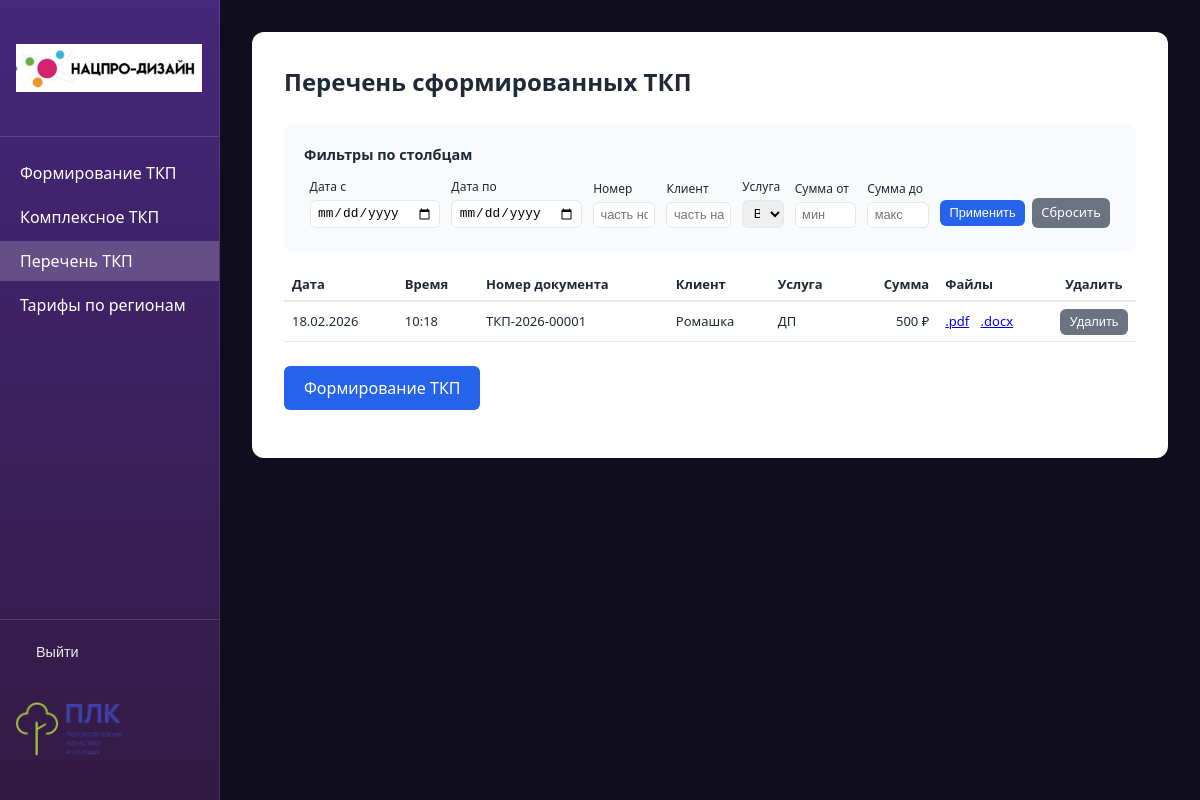
Before: /table/ (signed in) with the older database file.
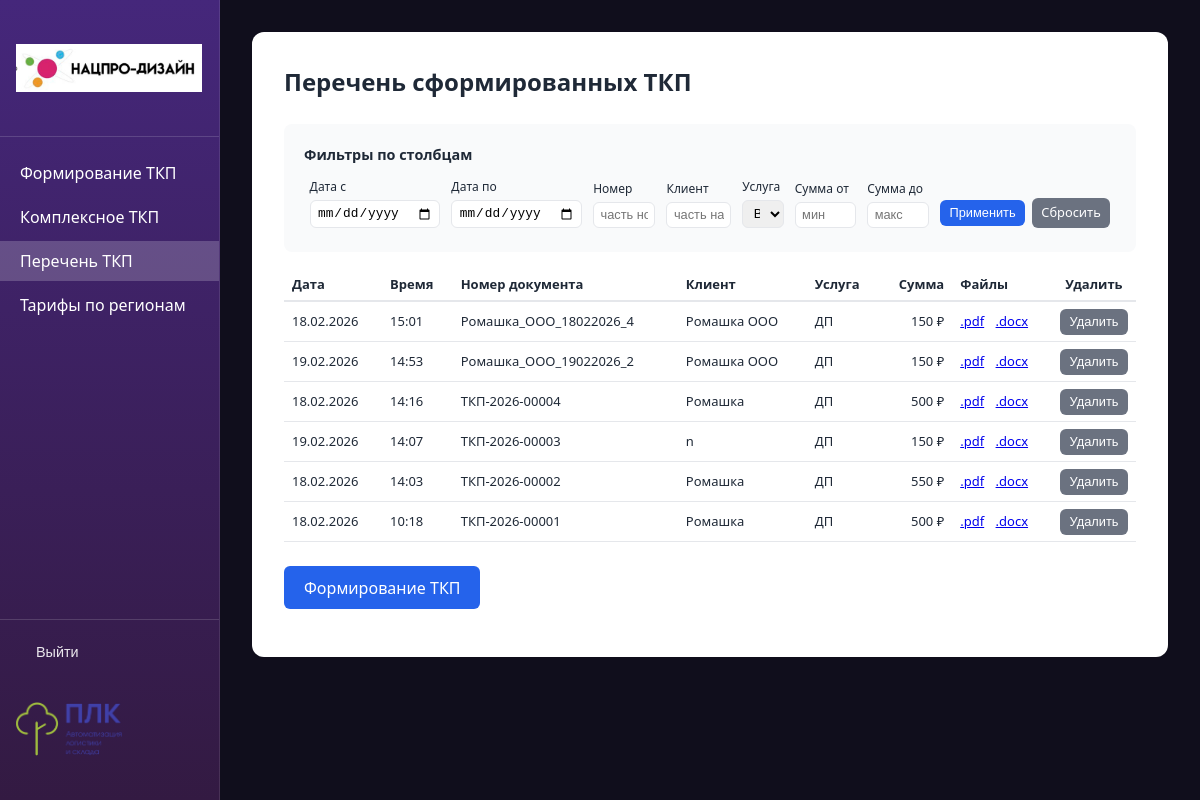
After: the same page with the newer database file.
### proposals/models.py (models this page shows, shortened)
class TKPRecord(models.Model):
    date = models.DateField('Дата')
    number = models.CharField('Номер документа', max_length=150, unique=True)
    client = models.CharField('Клиент', max_length=255, blank=True)
    service = models.CharField('Услуга', max_length=255)
    sum_total = models.DecimalField('Сумма', max_digits=15, decimal_places=2, default=0)
    created_at = models.DateTimeField('Создано', auto_now_add=True)
    class Meta:
        verbose_name = 'Запись ТКП'
        verbose_name_plural = 'Записи ТКП'
        ordering = ['-created_at']

### proposals/views.py (the view, shortened to what this page needs)
# urls.py: path('table/', views.table_view, name='table'),
@login_required
@require_http_methods(['GET', 'POST'])
def table_view(request):
    records = TKPRecord.objects.all()
    date_from = request.GET.get('date_from', '').strip()
    date_to = request.GET.get('date_to', '').strip()
    number = request.GET.get('number', '').strip()
    client = request.GET.get('client', '').strip()
    service = request.GET.get('service', '').strip()
    sum_min = request.GET.get('sum_min', '').strip()
    sum_max = request.GET.get('sum_max', '').strip()
    if date_from:
        try:
            d = datetime.strptime(date_from, '%Y-%m-%d').date()
            records = records.filter(date__gte=d)
        except ValueError:
            pass
    if date_to:
        try:
            d = datetime.strptime(date_to, '%Y-%m-%d').date()
            records = records.filter(date__lte=d)
        except ValueError:
            pass
    if number:
        records = records.filter(number__icontains=number)
    if client:
        records = records.filter(client__icontains=client)
    if service:
        records = records.filter(service=service)
    if sum_min:
        try:
            records = records.filter(sum_total__gte=Decimal(sum_min.replace(',', '.')))
        except (ValueError, Exception):
            pass
    if sum_max:
        try:
            records = records.filter(sum_total__lte=Decimal(sum_max.replace(',', '.')))
        except (ValueError, Exception):
            pass
    services = list(TKPRecord.objects.values_list('service', flat=True).distinct().order_by('service'))
    context = {
        'records': records,
        'filters': {
            'date_from': date_from,
            'date_to': date_to,
            'number': number,
            'client': client,
            'service': service,
            'sum_min': sum_min,
            'sum_max': sum_max,
        },
        'services_list': services,
    }
    return render(request, 'proposals/table.html', context)

### proposals/templatetags/proposal_filters.py (called while the page is built)
@register.filter
def format_price(value):
    if value is None:
        return ''
    try:
        s = str(int(value))
    except (ValueError, TypeError):
        return str(value)
    n = len(s)
    if n <= 3:
        return s
    r = n % 3 or 3
    result = s[:r]
    for i in range(r, n, 3):
        result += ' ' + s[i:i + 3]
    return result

### proposals/templates/proposals/table.html (shortened to what the changed rows need)
{% extends "proposals/base.html" %}
{% load proposal_filters %}
{% block container_extra_class %}container--wide{% endblock %}
{% block content %}
<div style="overflow-x: auto;">
<h1>Перечень сформированных ТКП</h1>
<table class="table-tkp-list" style="width: 100%; border-collapse: collapse; margin-top: 1rem; font-size: 0.8125rem;">
    <thead>
        <tr style="border-bottom: 2px solid var(--border);">
            <th style="text-align: left; padding: 0.4rem 0.5rem;">Дата</th>
            <th style="text-align: left; padding: 0.4rem 0.5rem;">Время</th>
            <th style="text-align: left; padding: 0.4rem 0.5rem;">Номер документа</th>
            <th style="text-align: left; padding: 0.4rem 0.5rem;">Клиент</th>
            <th style="text-align: left; padding: 0.4rem 0.5rem;">Услуга</th>
            <th style="text-align: right; padding: 0.4rem 0.5rem;">Сумма</th>
            <th style="text-align: left; padding: 0.4rem 0.5rem;">Файлы</th>
            <th style="text-align: center; padding: 0.4rem 0.5rem; width: 5rem;">Удалить</th>
        </tr>
    </thead>
    <tbody>
        {% for r in records %}
        <tr style="border-bottom: 1px solid var(--border);">
            <td style="padding: 0.4rem 0.5rem;">{{ r.date|date:"d.m.Y" }}</td>
            <td style="padding: 0.4rem 0.5rem;">{{ r.created_at|time:"H:i" }}</td>
            <td style="padding: 0.4rem 0.5rem;">{{ r.number }}</td>
            <td style="padding: 0.4rem 0.5rem;">{{ r.client|default:"—" }}</td>
            <td style="padding: 0.4rem 0.5rem;">{{ r.service }}</td>
            <td style="padding: 0.4rem 0.5rem; text-align: right;">{{ r.sum_total|format_price }} ₽</td>
            <td style="padding: 0.4rem 0.5rem;">
                <a href="{% url 'proposals:download_file' 'pdf' %}?f={{ r.number|urlencode }}" class="table-file-link">.pdf</a>
                <a href="{% url 'proposals:download_file' 'docx' %}?f={{ r.number|urlencode }}" class="table-file-link">.docx</a>
            </td>
            <td style="padding: 0.4rem 0.5rem; text-align: center;">
                <form method="post" action="{% url 'proposals:table' %}{% if request.GET %}?{{ request.GET.urlencode }}{% endif %}" style="display: inline;" onsubmit="return confirm('Удалить эту запись и файлы ТКП?');">
                    <button type="submit" class="btn btn-secondary btn-sm">Удалить</button>
                </form>
            </td>
        </tr>
        {% empty %}
        <tr>
            <td colspan="8" style="padding: 0.75rem; color: var(--text-muted); font-size: 0.8125rem;">Нет сформированных ТКП</td>
        </tr>
        {% endfor %}
    </tbody>
</table>
</div>
{% endblock %}

Changed rows visible on the page:
added TKPRecord: date "18.02.2026", created_at "15:01", number "Ромашка_ООО_18022026_4", client "Ромашка ООО", service "ДП", sum_total "150"
added TKPRecord: date "19.02.2026", created_at "14:53", number "Ромашка_ООО_19022026_2", client "Ромашка ООО", service "ДП", sum_total "150"
added TKPRecord: date "18.02.2026", created_at "14:16", number "ТКП-2026-00004", client "Ромашка", service "ДП", sum_total "500"
added TKPRecord: date "19.02.2026", created_at "14:07", number "ТКП-2026-00003", client "n", service "ДП", sum_total "150"
added TKPRecord: date "18.02.2026", created_at "14:03", number "ТКП-2026-00002", client "Ромашка", service "ДП", sum_total "550"
